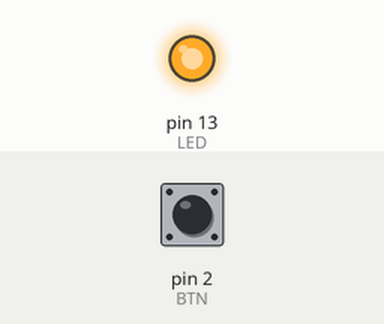
The sketch below on a simulated Arduino Mega 2560, built with avr-gcc and run on an emulated ATmega2560. Parts: output pins drawn as LEDs (lit = HIGH). The inputs (shaded band) are chosen by the test bench; at power-on: pin 2 (BTN) HIGH.

Above: at 1.2 s.
1.3 s: pin 2 (BTN) pulled LOW for 0.15 s
At 2.3 s:
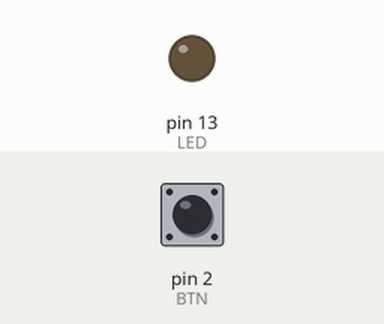
2.9 s: pin 2 (BTN) pulled LOW for 1 s
At 3.5 s:
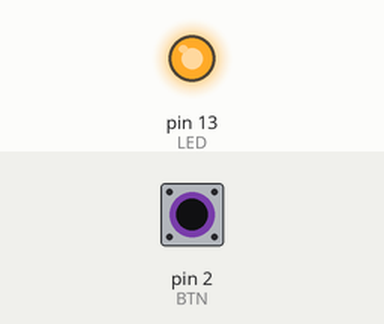
5.4 s: pin 2 (BTN) pulled LOW for 3.2 s
At 6.7 s:
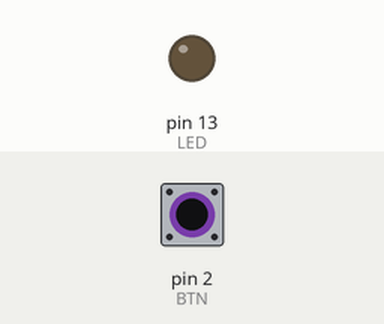
Timing chart, 0 to 8.4 s (numbered marks = the images above; inputs shaded):
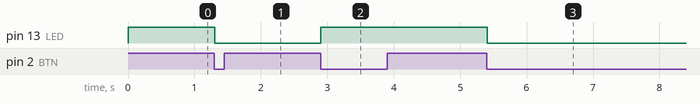

The sketch:

submission_03.ino
```cpp
// Lab 4 - Button toggles LED
//
// Wiring: push button between D2 and GND, using INPUT_PULLUP so the
// pin is HIGH when released and LOW when pressed.
// The Nano 33 BLE's on-board LEDs are active low, so writing LOW turns
// the LED on and HIGH turns it off.

const int BTN = 2;
const int LED = LED_BUILTIN;

#define LED_ON   LOW
#define LED_OFF  HIGH

const unsigned long DEBOUNCE = 5;   // ms

bool isOn = false;            // logical LED state
int lastRead = HIGH;
int confirmed = HIGH;
unsigned long lastChange = 0;

void setLed(bool on) {
  digitalWrite(LED, on ? LED_ON : LED_OFF);
}

void setup() {
  pinMode(BTN, INPUT_PULLUP);
  pinMode(LED, OUTPUT);
  setLed(false);              // LED off at reset
  Serial1.begin(9600);
}

void loop() {
  int r = digitalRead(BTN);

  if (r != lastRead) {
    lastChange = millis();
    lastRead = r;
  }

  if (millis() - lastChange >= DEBOUNCE && r != confirmed) {
    confirmed = r;
    if (confirmed == LOW) {
      isOn = !isOn;
      setLed(isOn);
      Serial1.println(isOn ? "ON" : "OFF");
    }
  }
}
```

Measured:
- after the input at 1.3 s, pin 13 (LED): HIGH → LOW at once
- after the input at 2.9 s, pin 13 (LED): LOW → HIGH at once
- after the input at 5.4 s, pin 13 (LED): HIGH → LOW at once
